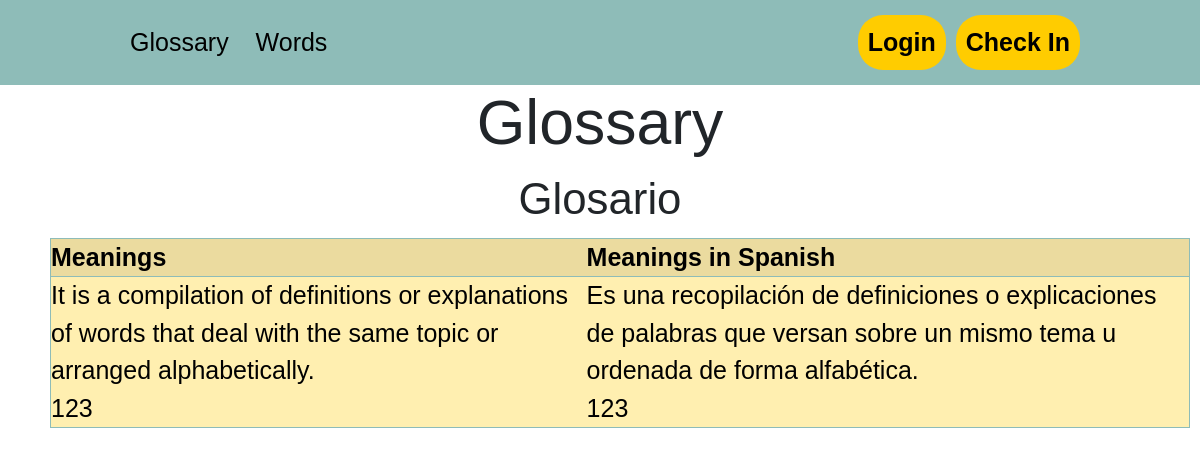
Screenshot of /show_word/10 with the database file from the repository.
### tables this page shows
CREATE TABLE "palabra" (
	"id"	INTEGER NOT NULL,
	"english"	TEXT,
	"spanish"	TEXT,
	"id_usuario"	INTEGER,
	"state"	TEXT,
	PRIMARY KEY("id" AUTOINCREMENT)
);

CREATE TABLE "significado" (
	"id"	INTEGER NOT NULL,
	"english"	TEXT,
	"id_palabra"	INTEGER,
	"spanish"	TEXT,
	PRIMARY KEY("id" AUTOINCREMENT)
);

### app.py (the view)
@app.route("/show_word/<id>")
def show_word(id):
    db = DBAccess("database/glosario.db")
    word= db.view_word(int(id))
    meanings= db.view_meaning(int(id))
    return render_template("show_word.html", word= word, meanings= meanings)

### model/DBAccess.py (called while the page is built)
    def view_word(self, id):
        sql= f"SELECT * FROM palabra WHERE id= {id}"
        self.cursor.execute(sql)
        self.con.commit()
        return self.cursor.fetchone()

    def view_meaning(self, id_palabra):
        sql= f"SELECT * FROM significado WHERE id_palabra={id_palabra}"
        self.cursor.execute(sql)
        self.con.commit()
        return self.cursor.fetchall()

### templates/show_word.html (shortened to what this page needs)
{% extends "layout.html" %}
{% block contenido %}
<body>
      <h1 class="title_show">{{word[1]}}</h1>
      <h3 class="title_show">{{word[2]}}</h3>
      <table class="table_show_word" border>
            <thead>
                  <tr>
                        <th>Meanings</th>
                        <th>Meanings in Spanish</th>
                  </tr>
            </thead>
            <tbody>
                  {% for meaning in meanings %}
                  <tr>
                        <td>{{meaning[1]}}</td>
                        <td>{{meaning[3]}}</td>
                  </tr>
                  {% endfor %}
            </tbody>
      </table>
</body>
{% endblock %}

### templates/layout.html (shortened to what this page needs)
<!DOCTYPE html>
<html lang="en">
<head>
    <link rel="stylesheet" href="https://www.dafont.com/es/spicy-potatos.font">
    <link rel="stylesheet" href="{{ url_for('static', filename='style.css') }}">
    <link href="https://cdn.jsdelivr.net/npm/bootstrap@5.2.3/dist/css/bootstrap.min.css" rel="stylesheet"
>
    <link href='https://unpkg.com/boxicons@2.1.4/css/boxicons.min.css' rel='stylesheet'>
    <link rel="stylesheet" href="{{ url_for('static', filename='script.js') }}">
    <link rel="stylesheet" href="https://cdnjs.cloudflare.com/ajax/libs/font-awesome/6.4.0/css/all.min.css" />
</head>
<body>
<header class="header">
    <nav>
        <ul class="nav-links">
            <li><a href="/">Glossary</a></li>
            {% if 'logueado' in session %}
                {% if session['id_rol'] == 1 %}
                    <li><a href="/my_words">Pending Words</a></li>
                {% elif session['id_rol'] == 2 %}
                    <li><a href="/my_words">Words</a></li>
                {% endif %}
                {% if 'logueado' in session %}
                    <li><a href="/new_word">New Word</a></li>
                {% endif %}
            {% else %}
                <li><a href="/my_words">Words</a></li>
            {% endif %}
        </ul>
    </nav>
    <div class="btns-container">
        {% if 'logueado' in session %}
            <a href="/logout" class="btn_Logout"><button>Logout</button></a>
            {% if session['id_rol'] == 1 %}
                <p >Teacher</p>
            {% elif session['id_rol'] == 2 %}
                <p>Student</p>
            {% endif %}
        {% else %}
            <a href="/login" class="btn_Login"><button>Login</button></a>
            <a href="/new_user" class="btn_check_in"><button>Check In</button></a>
        {% endif %}
    </div>
</header>
 {% block contenido %}
 {% endblock %}
</body>
</html>

### static/style.css (style rules this page uses)
* { margin: 0; padding: 0; box-sizing:0; font-family: 'Spicy Potatos', sans-serif; font-size: 25px; }
.header { background-color: #8EBCB8; display: flex; justify-content: space-between; align-items: center; height: 85px; padding: 5px 10%; }
.header .nav-links { list-style: none; margin: 0; padding: 0; }
.header .nav-links li { display: inline-block; padding: 10px; transition: all 0.3s ease 0s; }
.header .nav-links a { font-size: 700; color: #000000; text-decoration: none; transition: all 0.3s ease 0s; }
.header .btns-container { display: flex; align-items: center; }
.header .btn_Login button, .header .btn_check_in button, .header .btn_Logout button { font-weight: 700; color: #000000; padding: 9px 10px; background: #FFCC00; border: none; border-radius: 25px; cursor: pointer; margin-left: 10px; transition: all 0.3s ease 0s; }
.title_show { text-align: center; }
.table_show_word { border-collapse: collapse; width: 95%; margin: 0px 50px; margin-top: 10px; }
.table_show_word tbody td { padding 10px }
.table_show_word tr { transition: all 0.3s ease 0s; }
.table_show_word thead { background-color: #EBDB9F; color: #000000; border: 1px solid #8EBCB8; }
.table_show_word tbody { background-color: #FFEFB0; color: #000000; border: 1px solid #8EBCB8; }

### rows the page displays
palabra: english "Glossary", spanish "Glosario"
significado: english "It is a compilation of definitions or explanations of words that deal with the same topic or arranged alphabetically.", spanish "Es una recopilación de definiciones o explicaciones de palabras que versan sobre un mismo tema u ordenada de forma alfabética."
significado: english "123", spanish "123"
